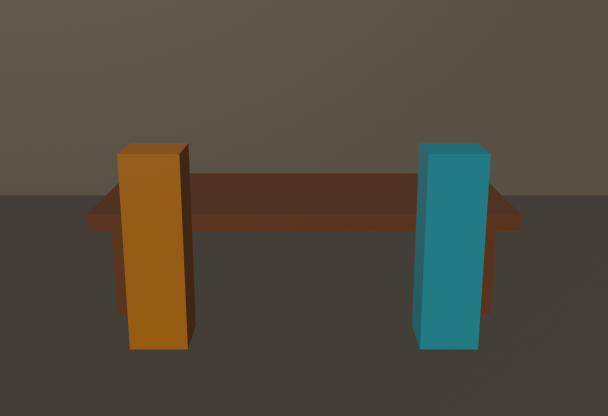
#> input picture public-controls/g07a-role-id-r1.png, 1216 x 832 px, found by its file name (shown at 1/2 size)
$ python make_g07a_right_token_mask.py
#> lines starting #> are read from the running program, lines starting #| are printed output that depends on the picture
"""Build the fixed context mask for a fictional G07a right-token repair control."""
from pathlib import Path
from PIL import Image, ImageDraw

ROOT=Path(__file__).resolve().parents[2]
SOURCE=ROOT/'experiments/outputs/blender_kitchen_control_bundle_v2/g07a-role-id-r1.png'
OUT=ROOT/'experiments/outputs/blender_kitchen_control_bundle_v2/g07a-right-token-context-mask-v2-comfy-alpha.png'

def main():
    src=Image.open(SOURCE).convert('RGB')
    # ComfyUI LoadImage derives MASK as 1 - alpha. Its inpaint target must be
    # transparent, while the preserved exterior is opaque.
    mask=Image.new('RGBA',src.size,(0,0,0,255))
    ImageDraw.Draw(mask).polygon([(810,270),(1010,270),(1010,720),(810,720)],fill=(255,255,255,0))
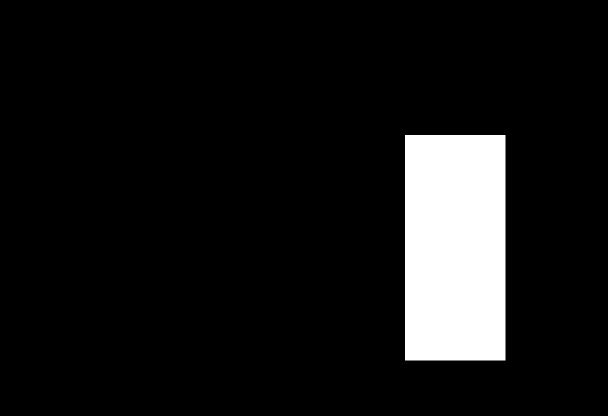
#> mask: PIL image 1216x832 RGBA (shown at 1/2 size); mean R, G, B, A 22.8, 22.8, 22.8, 232.2; transparent parts drawn white
    OUT.parent.mkdir(parents=True,exist_ok=True); mask.save(OUT)
    print(OUT)
if __name__=='__main__':main()
